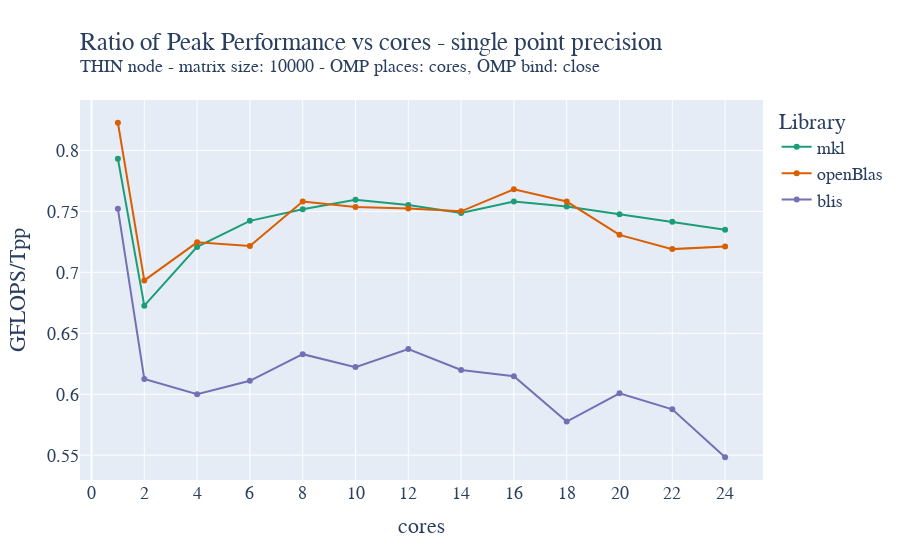

The notebook cell this image was saved under:
### Code cell
T_peak_float = 2.6*64*mkl_float_avg["cores"]["mean"]
T_peak_double = 2.6*32*mkl_float_avg["cores"]["mean"]
fig = go.Figure()

fig.add_trace(go.Scatter(x=mkl_float_avg["cores"]["mean"], y=mkl_float_avg["gflops"]["mean"]/T_peak_float, name='mkl'))
fig.add_trace(go.Scatter(x=oblas_float_avg["cores"]["mean"], y=oblas_float_avg["gflops"]["mean"]/T_peak_float, name='openBlas'))
fig.add_trace(go.Scatter(x=blis_float_avg["cores"]["mean"], y=blis_float_avg["gflops"]["mean"]/T_peak_float, name='blis'))
fig.update_layout(
    title=go.layout.Title(
        text="Ratio of Peak Performance vs cores - single point precision<br><sup>THIN node - matrix size: 10000 - OMP places: cores, OMP bind: close</sup>",
        xref="paper",
        x=0,
    ),
    xaxis_title="cores",
    xaxis = dict(
        tickmode = 'linear',
        tick0 = '0',
        dtick = '2'
    ),
    yaxis_title="GFLOPS/Tpp",
    legend_title="Library",
    font=dict(
        family="Courier New, monospace",
        size=18,
    ),
    colorway=["#1b9e77","#d95f02", "#7570b3"]
)
fig.show()
fig.write_image("/home/andres/hpc/Foundations_of_HPC_2022/Assignment/my_assignment/report/images/fixed_size_thin_float_gflops_close_ratio.pdf", height=500, width=1000)

### Figure 1 — Plotly figure (JSON) as saved in the notebook; plotly's stock layout.template omitted (floating-point values rounded to 4 significant figures)
{"data": [{"name": "mkl", "type": "scatter", "x": [1, 2, 4, 6, 8, 10, 12, 14, 16, 18, 20, 22, 24], "y": [0.7931, 0.6727, 0.7208, 0.7422, 0.7516, 0.7595, 0.7553, 0.7487, 0.7581, 0.7539, 0.7476, 0.7415, 0.735]}, {"name": "openBlas", "type": "scatter", "x": [1, 2, 4, 6, 8, 10, 12, 14, 16, 18, 20, 22, 24], "y": [0.8227, 0.6934, 0.7246, 0.7216, 0.758, 0.7536, 0.7523, 0.75, 0.768, 0.7581, 0.7307, 0.719, 0.7211]}, {"name": "blis", "type": "scatter", "x": [1, 2, 4, 6, 8, 10, 12, 14, 16, 18, 20, 22, 24], "y": [0.752, 0.6125, 0.6001, 0.611, 0.6329, 0.6223, 0.6371, 0.6199, 0.6147, 0.5776, 0.6008, 0.5877, 0.5483]}], "layout": {"colorway": ["#1b9e77", "#d95f02", "#7570b3"], "font": {"family": "Courier New, monospace", "size": 18}, "legend": {"title": {"text": "Library"}}, "title": {"text": "Ratio of Peak Performance vs cores - single point precision<br><sup>THIN node - matrix size: 10000 - OMP places: cores, OMP bind: close</sup>", "x": 0, "xref": "paper"}, "xaxis": {"dtick": "2", "tick0": "0", "tickmode": "linear", "title": {"text": "cores"}}, "yaxis": {"title": {"text": "GFLOPS/Tpp"}}}}
